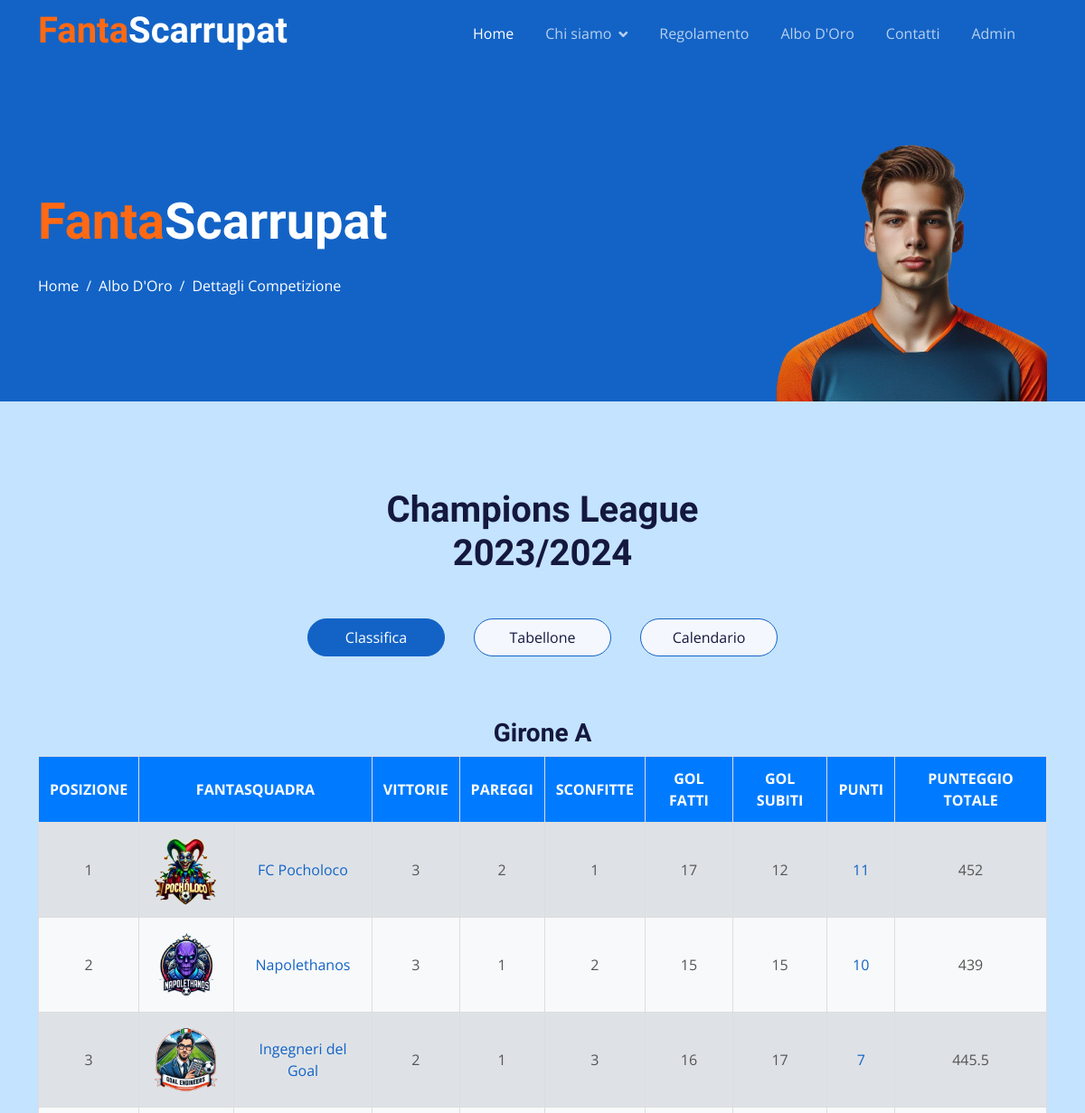
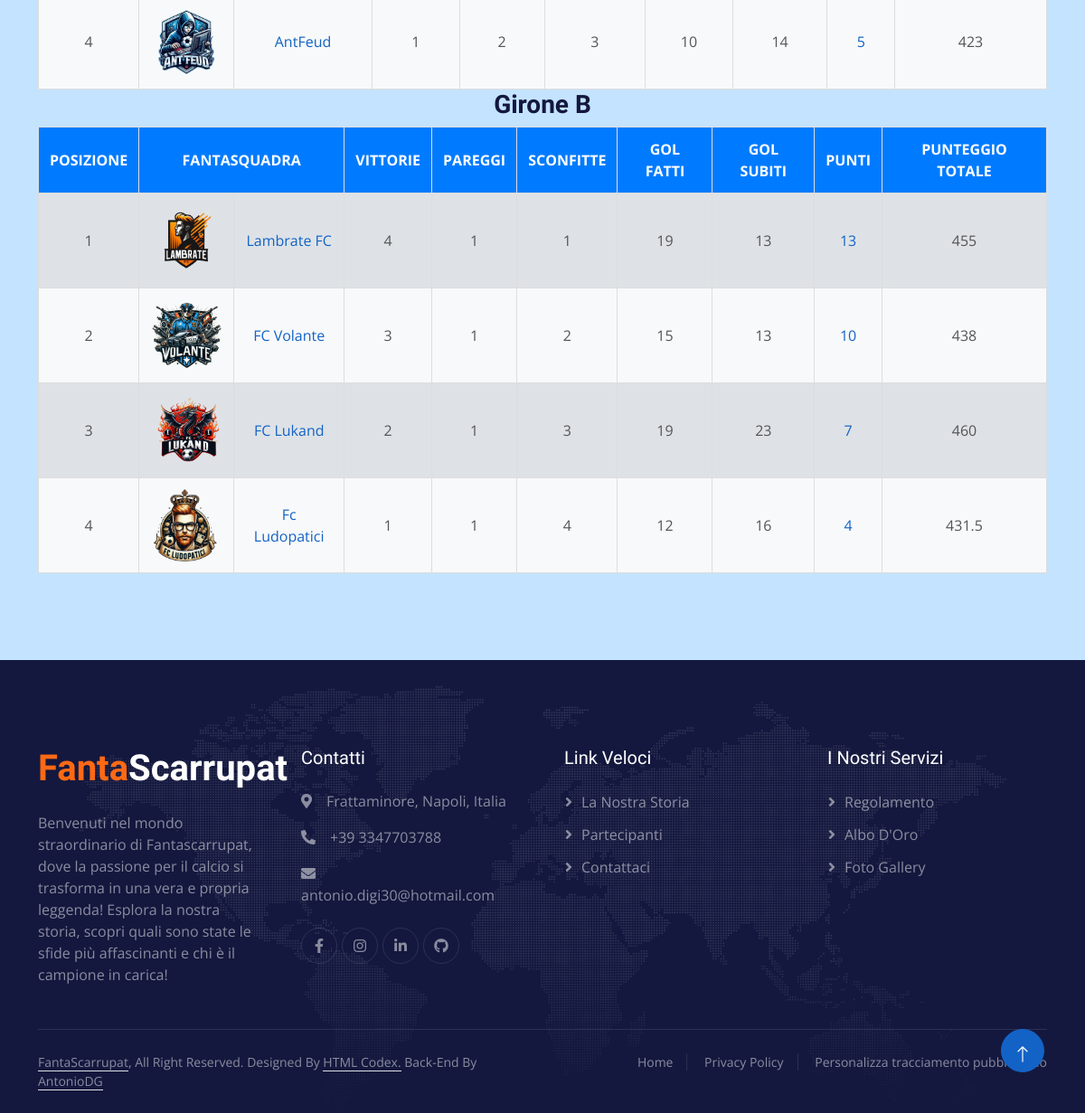
The page /dettagliCompetizione.php?id_competizione=16 on the database its author committed (2 pictures, top to bottom).
### tables this page shows
CREATE TABLE IF NOT EXISTS `competizione_disputata` (
                                                      `id_competizione_disputata` int NOT NULL AUTO_INCREMENT,
                                                      `nome_competizione` varchar(100) NOT NULL,
  `anno` int NOT NULL,
  `vincitore` varchar(100) DEFAULT NULL,
  PRIMARY KEY (`id_competizione_disputata`),
  KEY `nome_competizione` (`nome_competizione`),
  KEY `vincitore` (`vincitore`)
  );

CREATE TABLE IF NOT EXISTS `partita_avvessario` (
                                                  `id_partita` int NOT NULL AUTO_INCREMENT,
                                                  `id_competizione_disputata` int NOT NULL,
                                                  `nome_fantasquadra_casa` varchar(100) NOT NULL,
  `nome_fantasquadra_trasferta` varchar(100) NOT NULL,
  `gol_casa` int NOT NULL,
  `gol_trasferta` int NOT NULL,
  `punteggio_casa` float NOT NULL,
  `punteggio_trasferta` float NOT NULL,
  `giornata` int NOT NULL,
  `tipologia` varchar(100) NOT NULL,
  `girone` varchar(100) DEFAULT NULL,
  PRIMARY KEY (`id_partita`),
  KEY `tipologia` (`tipologia`),
  KEY `nome_fantasquadra_casa` (`nome_fantasquadra_casa`),
  KEY `nome_fantasquadra_trasferta` (`nome_fantasquadra_trasferta`),
  KEY `id_competizione_disputata` (`id_competizione_disputata`)
  );

### dettagliCompetizione.php (the view, shortened to what this page needs)
<!DOCTYPE html>
<html lang="en">
<head>
  <link href="https://cdnjs.cloudflare.com/ajax/libs/font-awesome/5.10.0/css/all.min.css" rel="stylesheet">
  <link href="https://cdn.jsdelivr.net/npm/bootstrap-icons@1.4.1/font/bootstrap-icons.css" rel="stylesheet">
  <link href="lib/animate/animate.min.css" rel="stylesheet">
  <link href="lib/owlcarousel/assets/owl.carousel.min.css" rel="stylesheet">
  <link href="css/bootstrap.min.css" rel="stylesheet">
  <link href="css/style.css" rel="stylesheet">
  <link href="css/ClassificaCompetizione.css" rel="stylesheet">
  <link href="css/TabelloneTorneo.css" rel="stylesheet">
  <link href="css/CalendarioPartite.css" rel="stylesheet">
</head>
<body>
<?php
  global $tipologia_competizione;
  global $anno;
  $id_competizione = $_GET['id_competizione'];;
  include 'php/contVisual.php';
  $query1 = "SELECT * FROM competizione_disputata WHERE id_competizione_disputata = $id_competizione";
  $result1 = $conn->query($query1);
  if ($result1->num_rows > 0) {
    while ($row1 = $result1->fetch_assoc()) {
      $nome_competizione = $row1['nome_competizione'];
      $anno = $row1['anno'];
    }
    $query2 = "SELECT tipologia FROM competizione
                  WHERE nome_competizione IN (SELECT nome_competizione FROM competizione_disputata
                                                WHERE nome_competizione = '$nome_competizione')";
    $result2 = $conn->query($query2);
    if ($result2->num_rows > 0) {
      while ($row2 = $result2->fetch_assoc()) {
        $tipologia_competizione = $row2["tipologia"];
      }
    }
  }
?>
<div class="container-fluid pt-5 bg-primary hero-header">
  <div class="container pt-5">
    <div class="row g-5 pt-5">
      <div class="col-lg-6 align-self-center text-center text-lg-start mb-lg-5">
        <h1 class="display-4 text-white mb-4 animated slideInRight">
          <span class="text-color1">Fanta</span><span class="text-color2">Scarrupat</span>
        </h1>
        <nav aria-label="breadcrumb">
          <ol class="breadcrumb justify-content-center justify-content-lg-start mb-0">
            <li class="breadcrumb-item"><a class="text-white" href="index.php">Home</a></li>
            <li class="breadcrumb-item"><a class="text-white" href="alboDOro.php">Albo D'Oro</a></li>
            <li class="breadcrumb-item text-white active" aria-current="page">Dettagli Competizione</li>
          </ol>
        </nav>
      </div>
      <div class="col-lg-6 align-self-end text-center text-lg-end">
        <img class="img-fluid" src="img/player_mezzo_busto.png" alt="" style="max-height: 300px;">
      </div>
    </div>
  </div>
</div>
<div class="container-fluid destination py-5">
  <div class="container py-5">
    <div class="mx-auto text-center mb-5" style="max-width: 900px;">
      <div class="text-center mx-auto mb-5 wow fadeInUp" data-wow-delay="0.1s" style="max-width: 500px;">
        <h1 class="display-6 mb-5"><?php echo $nome_competizione, " ", $anno-1, "/", $anno; ?></h1>
      </div>
    </div>
    <div class="tab-class text-center">
      <ul class="nav nav-pills d-inline-flex justify-content-center mb-5">
        <?php
          if ($tipologia_competizione == "A Calendario") {
        ?>
        <li class="nav-item">
          <a class="d-flex mx-3 py-2 border border-primary bg-light rounded-pill active" data-bs-toggle="pill" href="#Classifica">
            <span class="text-dark" style="width: 150px;">Classifica</span>
          </a>
        </li>
        <li class="nav-item">
          <a class="d-flex py-2 mx-3 border border-primary bg-light rounded-pill" data-bs-toggle="pill" href="#Calendario">
            <span class="text-dark" style="width: 150px;">Calendario</span>
          </a>
        </li>
        <?php
          } else if ($tipologia_competizione == "A Gruppi" || $tipologia_competizione == "Mista") {
        ?>
        <li class="nav-item">
          <a class="d-flex mx-3 py-2 border border-primary bg-light rounded-pill active" data-bs-toggle="pill" href="#Classifica">
            <span class="text-dark" style="width: 150px;">Classifica</span>
          </a>
        </li>
        <li class="nav-item">
          <a class="d-flex py-2 mx-3 border border-primary bg-light rounded-pill" data-bs-toggle="pill" href="#Tabellone">
            <span class="text-dark" style="width: 150px;">Tabellone</span>
          </a>
        </li>
        <li class="nav-item">
          <a class="d-flex py-2 mx-3 border border-primary bg-light rounded-pill" data-bs-toggle="pill" href="#Calendario">
            <span class="text-dark" style="width: 150px;">Calendario</span>
          </a>
        </li>
        <?php
          }
        ?>
      </ul>
      <div class="tab-content">
        <div id="Classifica" class="tab-pane fade show p-0 active">
          <?php
          if ($tipologia_competizione == "A Calendario" || $tipologia_competizione == "Mista") {
            $sql = "SELECT nome_fantasquadra_casa, nome_fantasquadra_trasferta, gol_casa, gol_trasferta,
    punteggio_casa, punteggio_trasferta, tipologia FROM partita_avvessario WHERE id_competizione_disputata = $id_competizione AND tipologia = 'Calendario' ORDER BY id_partita;";
            generaClassifica();
          } else if ($tipologia_competizione == "A Gruppi") {
            $sql = "SELECT DISTINCT girone from partita_avvessario WHERE id_competizione_disputata = $id_competizione AND girone IS NOT NULL";
            $result = $conn->query($sql);
            if ($result->num_rows > 0) {
              while ($row = $result->fetch_assoc()) {
                $girone = $row["girone"];
                $sql = "SELECT * FROM partita_avvessario WHERE id_competizione_disputata = $id_competizione AND girone = '$girone'";
                generaClassifica();
              }
            }
          }
          function generaClassifica() {
          global $conn, $sql, $girone;
          $result = $conn->query($sql);
          $classifica = array();
          if ($result->num_rows > 0) {
            while($row = $result->fetch_assoc()) {
              $casa = $row['nome_fantasquadra_casa'];
              $trasferta = $row['nome_fantasquadra_trasferta'];
              $gol_casa = $row['gol_casa'];
              $gol_trasferta = $row['gol_trasferta'];
              $punteggio_casa = $row['punteggio_casa'];
              $punteggio_trasferta = $row['punteggio_trasferta'];
              if (!isset($classifica[$casa])) {
                $classifica[$casa] = [
                  'punti' => 0,
                  'punteggio_totale' => 0,
                  'gol_fatti' => 0,
                  'gol_subiti' => 0,
                  'vittorie' => 0,
                  'sconfitte' => 0,
                  'pareggi' => 0
                ];
              }
              $classifica[$casa]['punteggio_totale'] += $punteggio_casa;
              $classifica[$casa]['gol_fatti'] += $gol_casa;
              $classifica[$casa]['gol_subiti'] += $gol_trasferta;
              if ($gol_casa > $gol_trasferta) {
                $classifica[$casa]['vittorie']++;
                $classifica[$casa]['punti'] += 3;
              } elseif ($gol_trasferta > $gol_casa) {
                $classifica[$casa]['sconfitte']++;
              } else {
                $classifica[$casa]['pareggi']++;
                $classifica[$casa]['punti'] += 1;
              }
              if (!isset($classifica[$trasferta])) {
                $classifica[$trasferta] = [
                  'punti' => 0,
                  'punteggio_totale' => 0,
                  'gol_fatti' => 0,
                  'gol_subiti' => 0,
                  'vittorie' => 0,
                  'sconfitte' => 0,
                  'pareggi' => 0
                ];
              }
              $classifica[$trasferta]['punteggio_totale'] += $punteggio_trasferta;
              $classifica[$trasferta]['gol_fatti'] += $gol_trasferta;
              $classifica[$trasferta]['gol_subiti'] += $gol_casa;
              if ($gol_trasferta > $gol_casa) {
                $classifica[$trasferta]['vittorie']++;
                $classifica[$trasferta]['punti'] += 3;
              } elseif ($gol_casa > $gol_trasferta) {
                $classifica[$trasferta]['sconfitte']++;
              } else {
                $classifica[$trasferta]['pareggi']++;
                $classifica[$trasferta]['punti'] += 1;
              }
            }
            uasort($classifica, function($a, $b) {
              return $b['punti'] - $a['punti'];
            });
          }
          ?>
          <?php
          global $tipologia_competizione;
          if ($tipologia_competizione == "A Gruppi") {
            ?>
            <h3>Girone <?php echo $girone ?> </h3>
            <?php
          }
          global $anno;
          ?>
          <div class="row">
            <div class="col-md-12">
              <div class="table-responsive">
                <table class="classifica-table">
                  <thead>
                  <tr>
                    <th>Posizione</th>
                    <th colspan="2">FantaSquadra</th>
                    <th>Vittorie</th>
                    <th>Pareggi</th>
                    <th>Sconfitte</th>
                    <th>Gol Fatti</th>
                    <th>Gol Subiti</th>
                    <th>Punti</th>
                    <th>Punteggio Totale</th>
                  </tr>
                  </thead>
                  <tbody>
                  <?php
                  $posizione = 1;
                  foreach ($classifica as $squadra => $stats) {
                  ?>
                  <tr>
                    <td><?php echo $posizione; ?></td>
                    <?php
                      $sql = "SELECT scudetto FROM fantasquadra WHERE nome_fantasquadra = '$squadra'";
                      $result = $conn->query($sql);
                      if ($result->num_rows > 0) {
                        while($row = $result->fetch_assoc()) {
                    ?>
                      <td><img class="img-fluid-logo" src="img/scudetti/<?php echo $row["scudetto"]?>"></td>
                    <?php
                        }
                      }
                    ?>
                    <td>
                      <a href="dettagliRose.php?nome_fantasquadra=<?php echo urlencode($squadra);?>&anno=<?php echo $anno; ?>">
                        <?php echo $squadra; ?>
                      </a>
                    </td>
                    <td><?php echo $stats['vittorie']; ?></td>
                    <td><?php echo $stats['pareggi']; ?></td>
                    <td><?php echo $stats['sconfitte']; ?></td>
                    <td><?php echo $stats['gol_fatti']; ?></td>
                    <td><?php echo $stats['gol_subiti']; ?></td>
                    <td style="color: #1363C6"><?php echo $stats['punti']; ?></td>
                    <td><?php echo $stats['punteggio_totale']; ?></td>
                  </tr>
                    <?php
                    $posizione++;
                  }
                  ?>
                  </tbody>
                </table>
              </div>
            </div>
          </div>
            <?php
          }
          ?>
        </div>
      </div>
    </div>
  </div>
</div>
<a href="#" class="btn btn-lg btn-primary btn-lg-square back-to-top pt-2"><i class="bi bi-arrow-up"></i></a>
</body>
</html>

### css/style.css (style rules this page uses)
:root { --primary: #1363C6; --secondary: #15ACE1; --light: #F4F7FE; --dark: #14183E; }
.text-color1 { color: #FF6914; }
.text-color2 { color: #FFFFFF; }
.back-to-top { position: fixed; display: none; right: 45px; bottom: 45px; z-index: 99; }
h1, h2, h3, .fw-bold { font-weight: 700 !important; }
h4, h5, h6, .fw-medium { font-weight: 500 !important; }
.btn { font-weight: 500; transition: .5s; }
.btn-lg-square { width: 48px; height: 48px; }
.btn-square, .btn-sm-square, .btn-lg-square { padding: 0; display: flex; align-items: center; justify-content: center; font-weight: normal; border-radius: 50px; }
* { box-sizing: border-box; }
.img-fluid-logo { width: 80px; height: 80px; align-content: center; }
.destination .tab-class .nav-item { padding: 0 0 20px 0; }
.destination .tab-class .nav-item a.active { background: var(--bs-primary) !important; }
.destination .tab-class .nav-item a.active span { color: var(--bs-white) !important; }
.sticky-top { top: -150px; transition: .5s; }
.navbar { padding: 11px 0 !important; height: 75px; }
.navbar .navbar-nav .nav-link { margin-right: 35px; padding: 0; color: rgba(255, 255, 255, .7); outline: none; }
.navbar .navbar-nav .nav-link:hover, .navbar .navbar-nav .nav-link.active { color: rgba(255, 255, 255, 1); }
.navbar .dropdown-toggle::after { border: none; content: "\f107"; font-family: "Font Awesome 5 Free"; font-weight: 900; vertical-align: middle; margin-left: 8px; }
.hero-header { margin-top: -75px; background-size: cover; }
.hero-header .breadcrumb-item+.breadcrumb-item::before { color: var(--light); }
.footer { background: url(../img/footer.png) center center no-repeat; background-size: contain; }
.footer .btn.btn-social { margin-right: 5px; width: 40px; height: 40px; display: flex; align-items: center; justify-content: center; color: rgba(255,255,255,.5); border: 1px solid rgba(256, 256, 256, .1); border-radius: 40px; transition: .3s; }
.footer .btn.btn-link { display: block; margin-bottom: 10px; padding: 0; text-align: left; color: rgba(255,255,255,.5); font-weight: normal; transition: .3s; }
.footer .btn.btn-link::before { position: relative; content: "\f105"; font-family: "Font Awesome 5 Free"; font-weight: 900; margin-right: 10px; }
.footer .copyright { padding: 25px 0; font-size: 14px; border-top: 1px solid rgba(256, 256, 256, .1); }
.footer .copyright a { color: rgba(255,255,255,.5); }
.footer .footer-menu a { margin-right: 15px; padding-right: 15px; border-right: 1px solid rgba(255, 255, 255, .1); }
.footer .footer-menu a:last-child { margin-right: 0; padding-right: 0; border-right: none; }

### css/ClassificaCompetizione.css (style rules this page uses)
.classifica-table { border-collapse: collapse; width: 100%; border: 1px solid #ddd; }
.classifica-table th, .classifica-table td { border: 1px solid #ddd; padding: 12px; text-align: center; }
.classifica-table th { background-color: #007bff; font-weight: bold; color: #ffffff; text-transform: uppercase; }
.classifica-table tbody tr:nth-child(even) { background-color: #f8f9fa; }
.classifica-table tbody tr:nth-child(odd) { background-color: #dee2e6; }
.classifica-table tbody tr { transition: background-color 0.3s; }

### css/TabelloneTorneo.css (style rules this page uses)
:root { --color-theme: #488bf4; --color-heading: #363636; --color-content: #858585; --color-background: #f0f2f2; --color-footer: black; --color-news: #4549a8; --color-community: #dc563f; --color-release: #60c645; --color-border: #c0c0c8; --primary: #1363C6; --secondary: #15ACE1; --light: #F4F7FE; --dark: #14183E; }

### rows shown on the page
competizione_disputata: nome_competizione "Champions League", $anno-1 "2023", anno "2024"
partita_avvessario: squadra "Ingegneri del Goal", vittorie "2", gol_trasferta "1", gol_casa "3", id_competizione_disputata "16", id_partita "17", punti "7", punteggio_totale "445.5"
partita_avvessario: squadra "Fc Ludopatici", gol_casa "1", giornata "4", id_partita "12", id_competizione_disputata "16", punteggio_totale "431.5"

### other values the page prints
$girone "A"
$squadra "FC Pocholoco"
$stats['vittorie'] "3"
$stats['pareggi'] "2"
$stats['sconfitte'] "1"
$stats['gol_fatti'] "17"
$stats['gol_subiti'] "12"
$stats['punti'] "11"
$stats['punteggio_totale'] "452"
$squadra "Napolethanos"
$stats['pareggi'] "1"
$stats['sconfitte'] "2"
$stats['gol_fatti'] "15"
$stats['gol_subiti'] "15"
$stats['punti'] "10"
